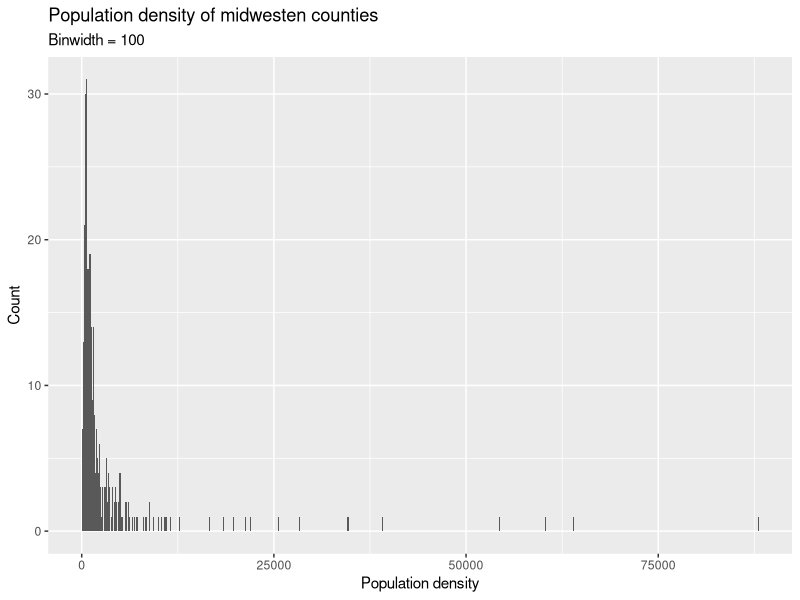
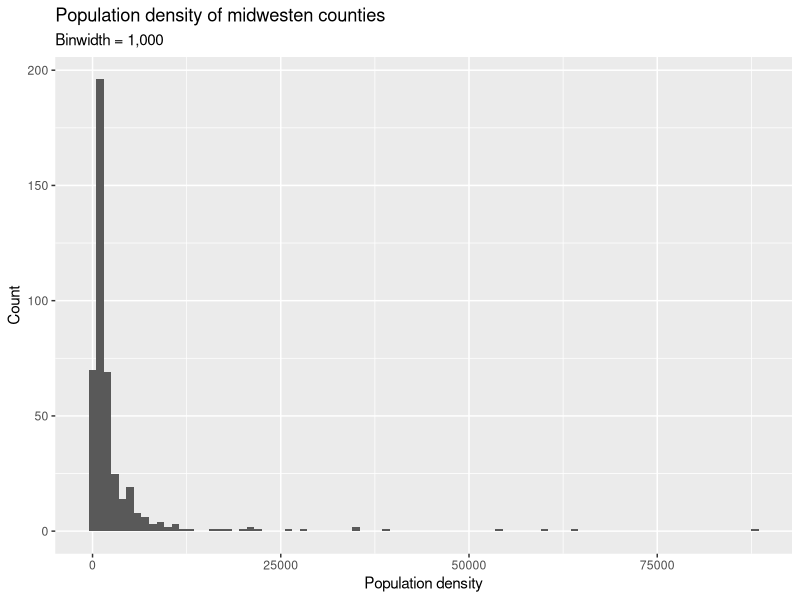
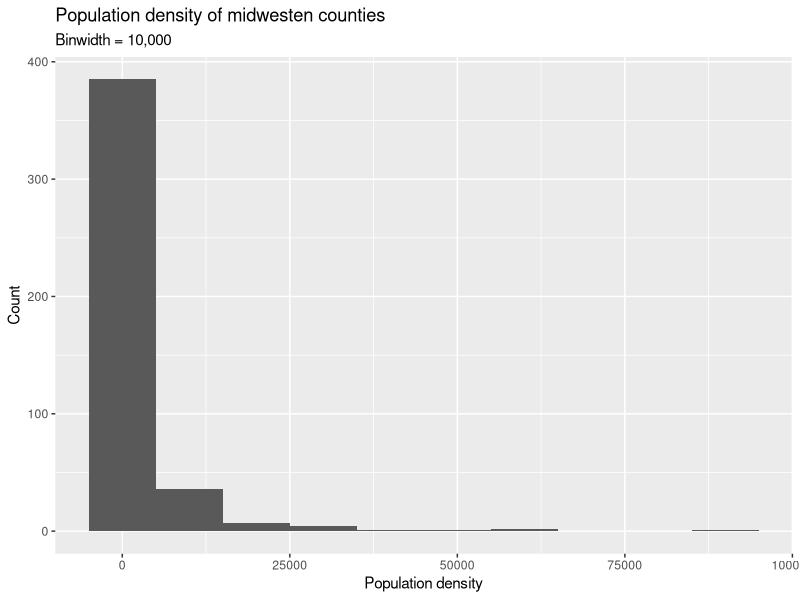
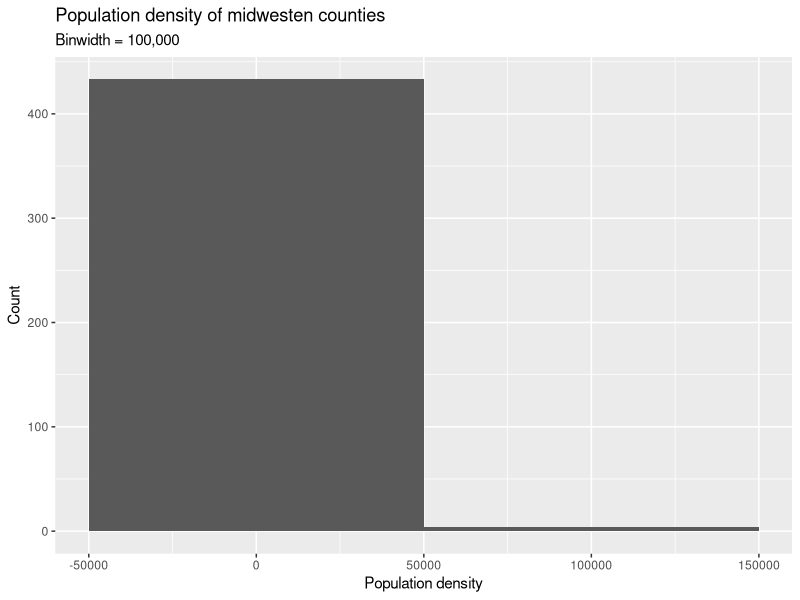
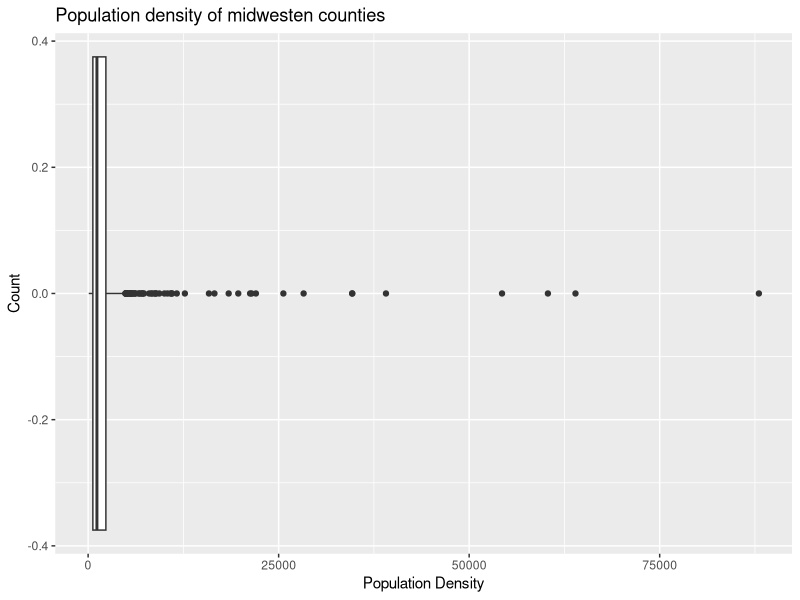
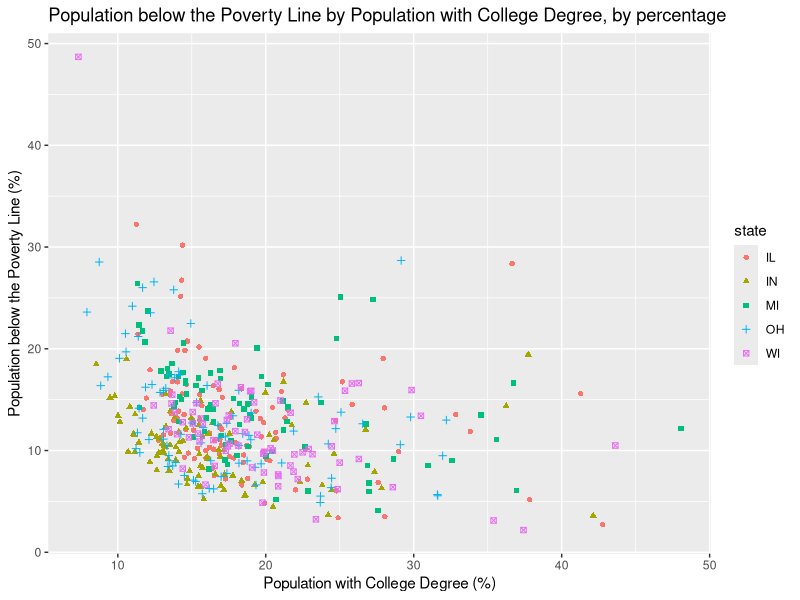
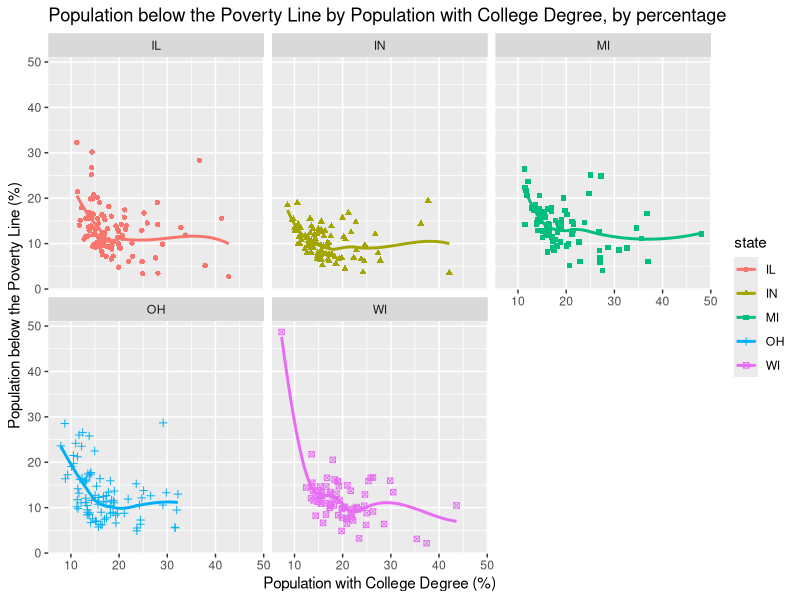

The R source for these figures, in order:
## ---- chunk 1
library(tidyverse)
library(scales)
## ---- chunk 2
ggplot(midwest, aes(x = popdensity)) +
  geom_histogram(binwidth = 100) +
  labs(
    x = "Population density",
    y = "Count",
    title = "Population density of midwesten counties",
    subtitle = "Binwidth = 100"
  )
ggplot(midwest, aes(x = popdensity)) +
  geom_histogram(binwidth = 1000) +
  labs(
    x = "Population density",
    y = "Count",
    title = "Population density of midwesten counties",
    subtitle = "Binwidth = 1,000"
  )
ggplot(midwest, aes(x = popdensity)) +
  geom_histogram(binwidth = 10000) +
  labs(
    x = "Population density",
    y = "Count",
    title = "Population density of midwesten counties",
    subtitle = "Binwidth = 10,000"
  )
ggplot(midwest, aes(x = popdensity)) +
  geom_histogram(binwidth = 100000) +
  labs(
    x = "Population density",
    y = "Count",
    title = "Population density of midwesten counties",
    subtitle = "Binwidth = 100,000"
  )

## ---- chunk 3
ggplot(midwest, aes(x = popdensity)) +
  geom_boxplot() +
  labs(
    title = "Population density of midwesten counties",
    x = "Population Density",
    y = "Count",
  )
## ---- chunk 4
ggplot(midwest, aes(x = percollege, y = percbelowpoverty, colour = state, shape = state )) +
  geom_point() +
  labs(
    title = "Population below the Poverty Line by Population with College Degree, by percentage",
    x = "Population with College Degree (%)",
    y = "Population below the Poverty Line (%)",
  )
## ---- chunk 5
ggplot(midwest, aes(x = percollege, y = percbelowpoverty, colour = state, shape = state )) +
  geom_point() +
  facet_wrap(~state)+
  geom_smooth(se = FALSE)+
  labs(
    title = "Population below the Poverty Line by Population with College Degree, by percentage",
    x = "Population with College Degree (%)",
    y = "Population below the Poverty Line (%)",
  )

## ---- chunk 6
